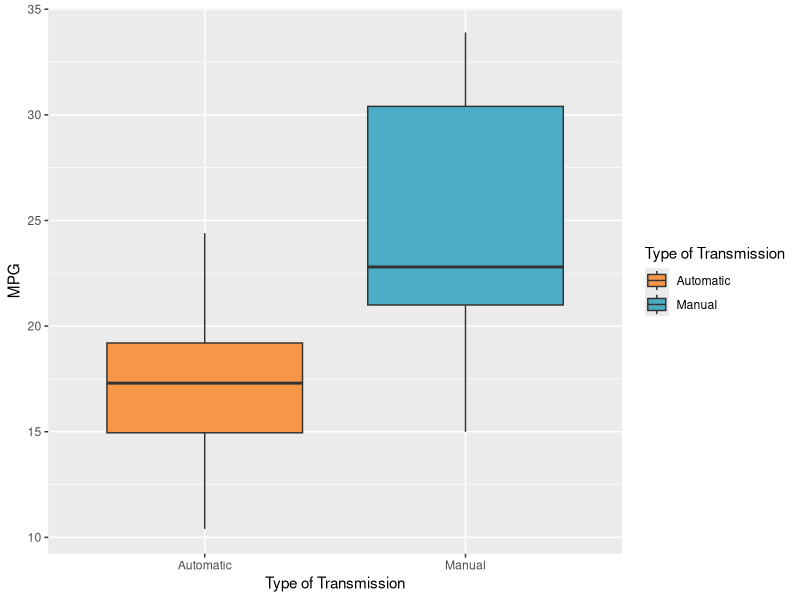
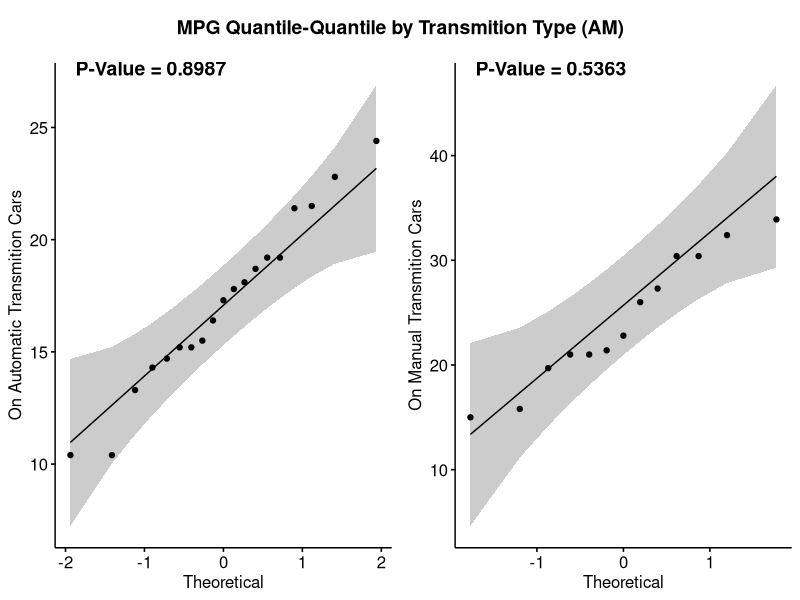
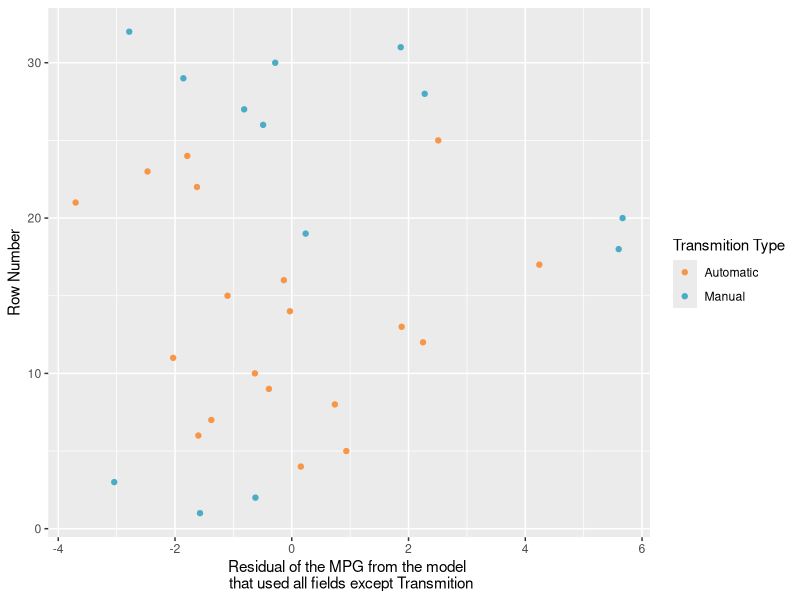
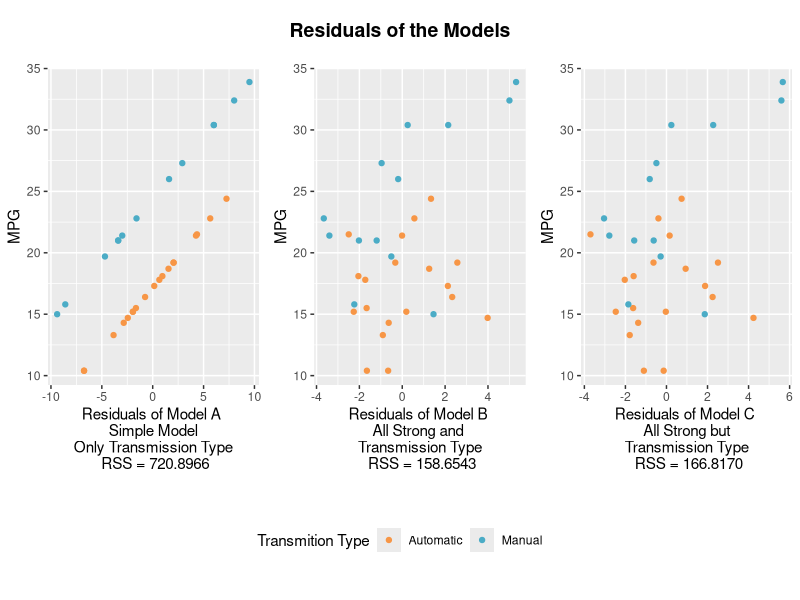

Source code (R) for these figures, in order:
## ---- chunk 1
options(scipen=999)         # make the number printer more readable
Sys.setenv(LANG = "en")     # show messages on english
Sys.setenv(LANGUAGE = "en") # show messages on english
rm(list=ls())               # remove other data from env, if any
set.seed(123)               # set a seed to ensure get always the same results
## ---- chunk 2
# loading required libraries
library('knitr')
library('ggplot2')
library('doParallel')
library('e1071')
library('gridExtra')
library('cowplot')
library('kableExtra')
library('ggpubr')
registerDoParallel(cores=4)
## ---- chunk 3
TRANSMITION_AUTOMATIC       <- "Automatic"
TRANSMITION_MANUAL          <- "Manual"
ENGINE_SHAPED               <- "V-shaped"
ENGINE_STRAIGHT             <- "Straight"
COLOR_TRANSMITION_AUTOMATIC <- "#f79646" # light orange
COLOR_TRANSMITION_MANUAL    <- "#4bacc6" # light blue
CONFIDENCE_INTERVAL         <- 0.95      # 95%

setNumberPrecision <- function(x, k) trimws(format(round(x, k), nsmall=k))
getResidualSquaredError <- function(model) sum(model$residuals^2)

fieldDescription <- list()
fieldDescription[["mpg"]]  <- "Miles/(US) gallon"                                # mpg
fieldDescription[["cyl"]]  <- "Number of cylinders"                              # cyl
fieldDescription[["disp"]] <- "Displacement (cu.in.)"                            # disp
fieldDescription[["hp"]]   <- "Gross horsepower"                                 # hp
fieldDescription[["drat"]] <- "Rear axle ratio"                                  # drat
fieldDescription[["wt"]]   <- "Weight (1000 lbs)"                                # wt
fieldDescription[["qsec"]] <- "1/4 mile time"                                    # qsec
fieldDescription[["vs"]]   <- "Type of Engine (0 = V-shaped  1 = straight)"      # vs - factor
fieldDescription[["am"]]   <- "Type of Transmission (0 = automatic  1 = manual)" # am - factor
fieldDescription[["gear"]] <- "Number of forward gears"                          # gear
fieldDescription[["carb"]] <- "Number of carburetors"                            # carb
percentOfNAFields <- c()
size <- length(mtcars)
for( field in names(mtcars)) {
  percentOfNA <- ( (length(mtcars[is.na(field)])) / size )
  percentOfNAFields[length(percentOfNAFields)+1] <- paste(percentOfNA,"%")
}
dataDescription = data.frame(
  field = names(mtcars),
  description = unlist(fieldDescription,use.names=FALSE),
  "percent of Null" = percentOfNAFields
)

cat(knitr::kable(dataDescription) %>%
    kable_styling(bootstrap_options = "striped", full_width = F, position = "center"))
## ---- chunk 4
mtcars$vs <- as.factor(mtcars$vs)
levels(mtcars$vs) <- c(ENGINE_SHAPED, ENGINE_STRAIGHT)
mtcars$am  <- as.factor(mtcars$am)
levels(mtcars$am) <- c(TRANSMITION_AUTOMATIC, TRANSMITION_MANUAL)

mtCarsCorDummies <- mtcars[,!(colnames(mtcars) %in% c("am" , "vs"))]
mtCarsCorDummies$am <- ifelse(mtcars$am == TRANSMITION_MANUAL,1,0)
mtCarsCorDummies$vs <- ifelse(mtcars$vs == ENGINE_STRAIGHT,1,0)
## ---- chunk 5
automaticCars <- mtcars[mtcars$am == TRANSMITION_AUTOMATIC,]
manualCars    <- mtcars[mtcars$am == TRANSMITION_MANUAL,]

meanOfAutomatic <- mean(mtcars$mpg[mtcars$am == "Automatic"])
meanOfManual    <- mean(mtcars$mpg[mtcars$am == "Manual"])

plotBoxPlot <- ggplot(mtcars, aes(x=am, y=mpg,fill=am)) +
  geom_boxplot() +
  ylab("MPG") +
  xlab("Type of Transmission") +
  scale_fill_manual(values=c(COLOR_TRANSMITION_AUTOMATIC, COLOR_TRANSMITION_MANUAL)) +
  guides(fill=guide_legend(title="Type of Transmission"))
  stat_summary(fun.y=mean, geom="point", shape=23, size=4)
print(plotBoxPlot)

## ---- chunk 6
shapiroResultAutomaticCars <- shapiro.test(automaticCars$mpg)
shapiroResultManualCars <- shapiro.test(manualCars$mpg)

plotMpgDistributionCurve <- ggqqplot(automaticCars$mpg) + labs(y = "On Automatic Transmition Cars")
plotAmDistributionCurve  <- ggqqplot(manualCars$mpg)  + labs(y = "On Manual Transmition Cars")
plotSideBySide <- plot_grid(
  plotMpgDistributionCurve,
  plotAmDistributionCurve,
  labels=c(
    paste0('P-Value = ',setNumberPrecision(shapiroResultAutomaticCars$p.value,4)),
    paste0('P-Value = ',setNumberPrecision(shapiroResultManualCars$p.value,4))
  ),
  ncol = 2
)
# now add the title
title <- ggdraw() +
  draw_label("MPG Quantile-Quantile by Transmition Type (AM)", fontface = 'bold')

print(plot_grid(title, plotSideBySide, ncol = 1, rel_heights = c(0.1, 1)))
## ---- chunk 7
corTable <- as.data.frame(cor(mtCarsCorDummies))
cat(knitr::kable(corTable[c("mpg","am"),]) %>%
    kable_styling(bootstrap_options = "striped", full_width = F, position = "center"))
## ---- chunk 8
describeModels <- data.frame(
  model = c(
    "Model A",
    "Model B",
    "Model C",
    "Model D",
    "Model E"
  ),
  expectedOutcome = c(
    "MPG",
    "MPG",
    "MPG",
    "Transmission Type",
    "Residuals of Model B"
  ),
  predictors = c(
    "Just the Transmission Type",
    "Fields strong correlated with the MPG, including Transmission Type",
    "Fields strong correlated with the MPG, except Transmission Type",
    "Fields strong correlated with the Transmission Type, except MPG",
    "Just the Transmission Type"
  )
)
cat(knitr::kable(describeModels) %>%
    kable_styling(bootstrap_options = "striped", full_width = F, position = "center"))
## ---- chunk 9
modelAAmOnly         <- lm(mpg ~ am , data=mtCarsCorDummies)
modelBStrongFields   <- lm(mpg ~  wt + cyl + disp + hp + drat + vs + am, data=mtCarsCorDummies )
modelCStrongNoAm     <- lm(mpg ~  wt + cyl + disp + hp + drat + vs, data=mtCarsCorDummies)
modelDPRedictAm      <- lm(am  ~  wt + cyl + disp + hp + drat + vs, data=mtCarsCorDummies)

rssA <- getResidualSquaredError(modelAAmOnly)
rssB <- getResidualSquaredError(modelBStrongFields)
rssC <- getResidualSquaredError(modelCStrongNoAm)
rssD <- getResidualSquaredError(modelDPRedictAm)

dfResiduals <- data.frame(
  residual = modelCStrongNoAm$residuals,
  am = mtCarsCorDummies$am
)
modelResidualOfB <- lm(residual ~ am,dfResiduals)

## ---- chunk 10
library(plyr)

# model using all the strong correlated fields
coefStrong <- as.data.frame(t(modelBStrongFields$coefficients))
coefStrong$RSS <- getResidualSquaredError(modelBStrongFields)
#coefStrong$model <- "Model A"

# model using all strong correlated fields except am
coefStrongButAm <- as.data.frame(t(modelCStrongNoAm$coefficients))
coefStrongButAm$RSS <- getResidualSquaredError(modelCStrongNoAm)
#coefStrongButAm$model <- "Model B"

# model using only am
coefAm <- as.data.frame(t(modelAAmOnly$coefficients))
coefAm$RSS <- getResidualSquaredError(modelAAmOnly)
#coefAm$model <- "Model C"

coefPredictAm <- as.data.frame(t(modelDPRedictAm$coefficients))
coefPredictAm$RSS <- getResidualSquaredError(modelDPRedictAm)
#coefPredictAm$model <- "Model D"

coefsAndResidual <- rbind.fill(
  coefAm,
  coefStrong,
  coefStrongButAm,
  coefPredictAm
)
coefsAndResidual$model <- describeModels$model[1:4]
coefsAndResidual$predictors <- describeModels$predictors[1:4]
coefsAndResidual <- coefsAndResidual[
  c("model","predictors","am","wt","vs","cyl","drat","hp","disp","RSS")
]
cat(knitr::kable(coefsAndResidual,digits = 4) %>%
    kable_styling(bootstrap_options = "striped", full_width = F, position = "center"))

## ---- chunk 11
ggplot(dfResiduals, aes(residual, 1:nrow(dfResiduals), colour = factor(am))) +
  xlab("Residual of the MPG from the model \n that used all fields except Transmition") +
  ylab("Row Number") +
  labs(col="Transmition Type") +
  scale_color_manual(labels = c(TRANSMITION_AUTOMATIC, TRANSMITION_MANUAL),
                     values = c(COLOR_TRANSMITION_AUTOMATIC, COLOR_TRANSMITION_MANUAL)) +
  guides(fill=guide_legend(title="Type of Transmition")) +
  geom_point()

residCof <- as.data.frame(modelResidualOfB$coefficients)
residCof$RSS <- getResidualSquaredError(modelResidualOfB)
cat(knitr::kable(residCof) %>%
    kable_styling(bootstrap_options = "striped", full_width = F, position = "center"))

## ---- chunk 12
confitModelA <- confint(modelAAmOnly,"am",level=CONFIDENCE_INTERVAL)
cat(knitr::kable(confitModelA) %>%
    kable_styling(bootstrap_options = "striped", full_width = F, position = "center"))
## ---- chunk 13
confitStrongCoef <- confint(modelBStrongFields,"am",level=CONFIDENCE_INTERVAL)
cat(knitr::kable(confitStrongCoef) %>%
    kable_styling(bootstrap_options = "striped", full_width = F, position = "center"))
## ---- chunk 14
confitResidual <- confint(modelResidualOfB,"am",level=CONFIDENCE_INTERVAL)
cat(knitr::kable(confitResidual) %>%
    kable_styling(bootstrap_options = "striped", full_width = F, position = "center"))
## ---- chunk 15

plotColors <-scale_color_manual(
  labels = c(TRANSMITION_AUTOMATIC, TRANSMITION_MANUAL),
  values = c(COLOR_TRANSMITION_AUTOMATIC, COLOR_TRANSMITION_MANUAL)
)

  # plot A
plotResidualsA <- qplot(modelAAmOnly$residuals, mtcars$mpg, colour = factor(mtcars$am)) +
  labs(
    x = paste0(
      "Residuals of Model A \n Simple Model \n Only Transmission Type \n RSS = ", 
      setNumberPrecision(rssA,4)
    ), 
    y = "MPG", 
    color="Transmition Type"
  )  + theme(legend.position="none") + plotColors
  

# plot B
plotResidualsB <- qplot(modelBStrongFields$residuals, mtcars$mpg, colour = factor(mtcars$am)) + 
  labs(
    x = paste0(
      "Residuals of Model B \n All Strong and  \n Transmission Type \n RSS = ", 
      setNumberPrecision(rssB,4)
    ), 
    y = "MPG", color="Transmition Type"
  ) + theme(legend.position="none") + plotColors

# plot C
plotResidualsC <- qplot(modelCStrongNoAm$residuals, mtcars$mpg, colour = factor(mtcars$am)) +
  labs(
    x = paste0(
      "Residuals of Model C \n All Strong but \n Transmission Type \n RSS = ", 
      setNumberPrecision(rssC,4) 
    ), 
    y = "MPG", 
    color="Transmition Type"
  ) + theme(legend.position="none") + plotColors

plotResidualsGrid <- plot_grid(
  plotResidualsA,
  plotResidualsB,
  plotResidualsC,
  ncol = 3
)
# add the title
titleResiduals <- ggdraw() + draw_label("Residuals of the Models", fontface = 'bold')
# create the legend
legendResiduals <- get_legend( plotResidualsA +  guides(fill=guide_legend(title="Transmition Type")) + theme(legend.position="bottom") )
# combine in the final grid
finalGrid <- plot_grid(titleResiduals, plotResidualsGrid, legendResiduals, ncol = 1, rel_heights = c(0.1, 0.7, 0.2))
## ---- chunk 16
finalGrid
